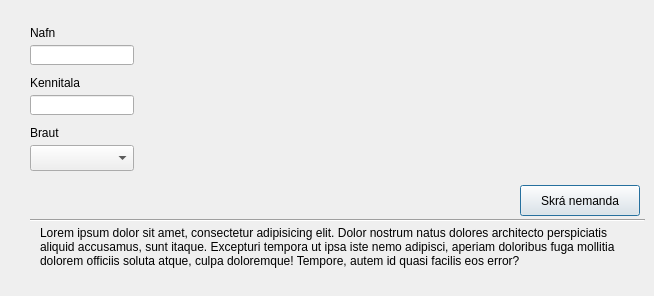
      <widget class="QWidget" name="studentsTabCreate">
       <attribute name="title">
        <string>Nemandi</string>
       </attribute>
       <widget class="Line" name="line_6">
        <property name="geometry">
         <rect>
          <x>30</x>
          <y>210</y>
          <width>615</width>
          <height>20</height>
         </rect>
        </property>
        <property name="orientation">
         <enum>Qt::Horizontal</enum>
        </property>
       </widget>
       <widget class="QPushButton" name="pushButton_6">
        <property name="geometry">
         <rect>
          <x>520</x>
          <y>185</y>
          <width>120</width>
          <height>31</height>
         </rect>
        </property>
        <property name="sizePolicy">
         <sizepolicy hsizetype="Minimum" vsizetype="Fixed">
          <horstretch>0</horstretch>
          <verstretch>0</verstretch>
         </sizepolicy>
        </property>
        <property name="layoutDirection">
         <enum>Qt::LeftToRight</enum>
        </property>
        <property name="autoFillBackground">
         <bool>false</bool>
        </property>
        <property name="text">
         <string>Skrá nemanda</string>
        </property>
        <property name="autoDefault">
         <bool>false</bool>
        </property>
        <property name="default">
         <bool>true</bool>
        </property>
        <property name="flat">
         <bool>false</bool>
        </property>
       </widget>
       <widget class="QLabel" name="label_9">
        <property name="geometry">
         <rect>
          <x>40</x>
          <y>226</y>
          <width>591</width>
          <height>61</height>
         </rect>
        </property>
        <property name="text">
         <string>Lorem ipsum dolor sit amet, consectetur adipisicing elit. Dolor nostrum natus dolores architecto perspiciatis aliquid accusamus, sunt itaque. Excepturi tempora ut ipsa iste nemo adipisci, aperiam doloribus fuga mollitia dolorem officiis soluta atque, culpa doloremque! Tempore, autem id quasi facilis eos error?</string>
        </property>
        <property name="textFormat">
         <enum>Qt::AutoText</enum>
        </property>
        <property name="scaledContents">
         <bool>false</bool>
        </property>
        <property name="alignment">
         <set>Qt::AlignLeading|Qt::AlignLeft|Qt::AlignTop</set>
        </property>
        <property name="wordWrap">
         <bool>true</bool>
        </property>
       </widget>
       <widget class="QLabel" name="label_24">
        <property name="geometry">
         <rect>
          <x>30</x>
          <y>120</y>
          <width>101</width>
          <height>20</height>
         </rect>
        </property>
        <property name="layoutDirection">
         <enum>Qt::LeftToRight</enum>
        </property>
        <property name="text">
         <string>Braut</string>
        </property>
        <property name="alignment">
         <set>Qt::AlignBottom|Qt::AlignLeading|Qt::AlignLeft</set>
        </property>
       </widget>
       <widget class="QLabel" name="label_25">
        <property name="geometry">
         <rect>
          <x>30</x>
          <y>70</y>
          <width>101</width>
          <height>20</height>
         </rect>
        </property>
        <property name="layoutDirection">
         <enum>Qt::LeftToRight</enum>
        </property>
        <property name="text">
         <string>Kennitala</string>
        </property>
        <property name="alignment">
         <set>Qt::AlignBottom|Qt::AlignLeading|Qt::AlignLeft</set>
        </property>
       </widget>
       <widget class="QComboBox" name="comboBox_9">
        <property name="geometry">
         <rect>
          <x>30</x>
          <y>145</y>
          <width>104</width>
          <height>26</height>
         </rect>
        </property>
       </widget>
       <widget class="QLabel" name="label_26">
        <property name="geometry">
         <rect>
          <x>30</x>
          <y>20</y>
          <width>101</width>
          <height>20</height>
         </rect>
        </property>
        <property name="layoutDirection">
         <enum>Qt::LeftToRight</enum>
        </property>
        <property name="text">
         <string>Nafn</string>
        </property>
        <property name="alignment">
         <set>Qt::AlignBottom|Qt::AlignLeading|Qt::AlignLeft</set>
        </property>
       </widget>
       <widget class="QLineEdit" name="lineEditCourseAddCourseName_6">
        <property name="geometry">
         <rect>
          <x>30</x>
          <y>45</y>
          <width>104</width>
          <height>20</height>
         </rect>
        </property>
        <property name="focusPolicy">
         <enum>Qt::StrongFocus</enum>
        </property>
        <property name="text">
         <string/>
        </property>
        <property name="maxLength">
         <number>75</number>
        </property>
        <property name="placeholderText">
         <string/>
        </property>
       </widget>
       <widget class="QLineEdit" name="lineEditCourseAddCourseName_7">
        <property name="geometry">
         <rect>
          <x>30</x>
          <y>95</y>
          <width>104</width>
          <height>20</height>
         </rect>
        </property>
        <property name="focusPolicy">
         <enum>Qt::StrongFocus</enum>
        </property>
        <property name="text">
         <string/>
        </property>
        <property name="maxLength">
         <number>75</number>
        </property>
        <property name="placeholderText">
         <string/>
        </property>
       </widget>
      </widget>
